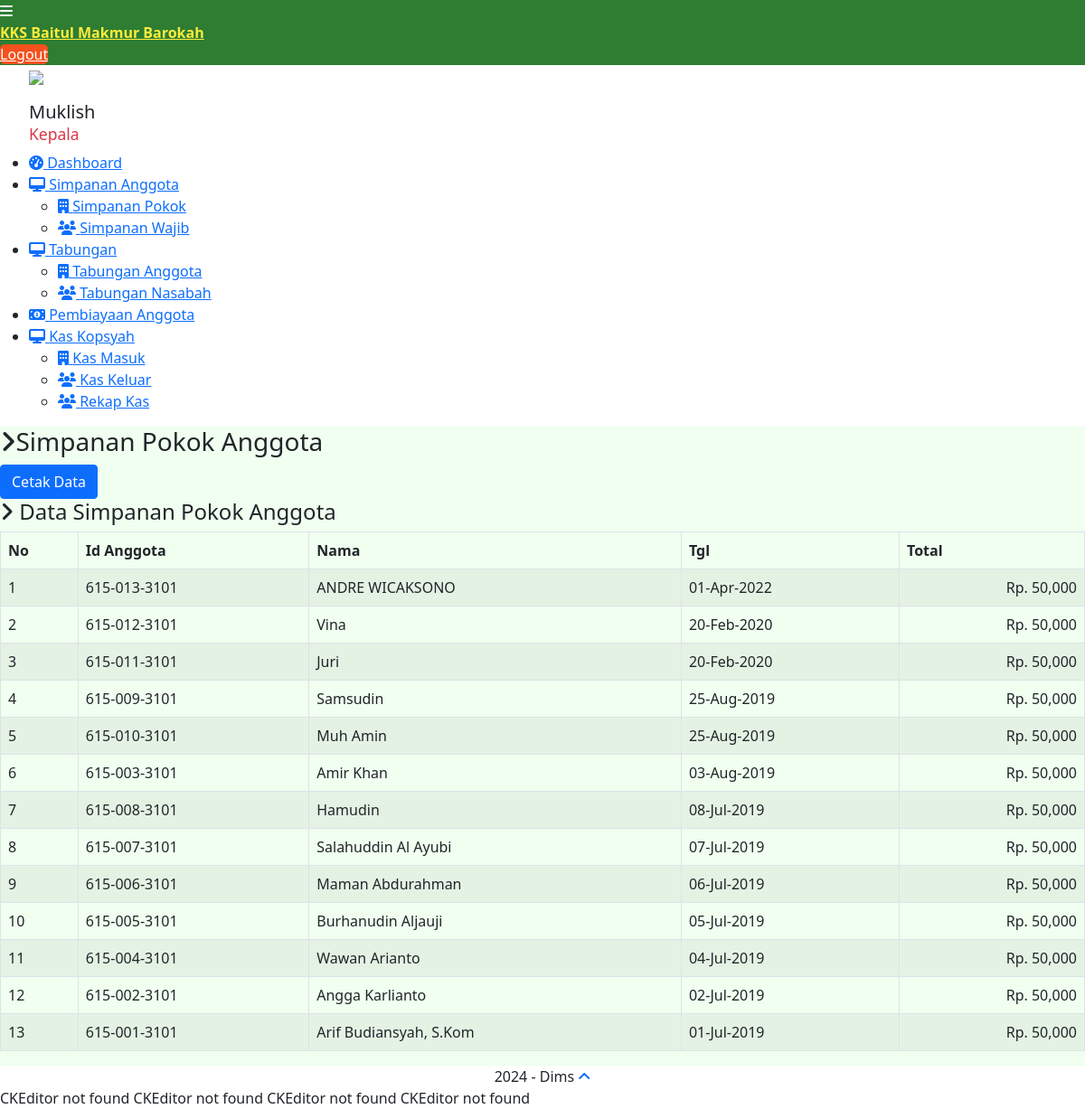
/admin/dashboard/index.php?page=simpanan_pokok (signed in), run on the app's committed database.
### tables this page shows
CREATE TABLE `simpanan_anggota` (
  `id_simpanan_anggota` int(11) NOT NULL,
  `id_anggota` varchar(20) NOT NULL,
  `id_produk` int(11) NOT NULL,
  `jumlah` int(11) NOT NULL,
  `periode_bulan` varchar(15) NOT NULL,
  `periode_tahun` varchar(5) NOT NULL,
  `Tglsetor` date NOT NULL
);

CREATE TABLE `anggota` (
  `id_anggota` varchar(20) NOT NULL,
  `nama_lengkap` varchar(100) NOT NULL,
  `nama_panggilan` varchar(50) NOT NULL,
  `nik` varchar(20) NOT NULL,
  `alamat` text NOT NULL,
  `telp_rumah` varchar(20) NOT NULL,
  `no_hp` varchar(20) NOT NULL,
  `pekerjaan` varchar(150) NOT NULL,
  `jenis_kelamin` enum('Perempuan','Laki-laki') NOT NULL,
  `status_kawin` enum('Belum Menikah','Menikah','Janda','Duda') NOT NULL,
  `email_anggota` varchar(120) NOT NULL,
  `username` varchar(120) NOT NULL,
  `pass_anggota` varchar(110) NOT NULL,
  `tgl_daftar` date NOT NULL
);

### admin/dashboard/simpanan_pokok/list.php (the view, shortened to what this page needs)
<h3><i class="fa fa-angle-right"></i>Simpanan Pokok Anggota</h3>
<div class="row mt">
	<div class="col-lg-12">
		<div class="content-panel">
			<div class="pull-right" style="margin-right: 5px">
        <?php if($_SESSION['level_admin'] == 'Kepala' ) { ?>
          <a href="javascript:void(0)" onclick="$('#ubah_alamat').modal()" class="btn btn-primary btn-xs" title="Laporan Keuangan">Cetak Data</a><br>
        <?php } ?>
      </div>
      <h4><i class="fa fa-angle-right"></i> Data Simpanan Pokok Anggota</h4>
      <section id="unseen">
        <table class="table table-bordered table-striped" id="Datatables">
          <thead>
            <tr>
             <th>No</th>
             <th>Id Anggota</th>
             <th>Nama</th>
             <th>Tgl</th>
             <th>Total</th>
          </tr>
        </thead>
        <tbody>
          <?php
          $no = 1;
          $sql_simpanan_anggota = mysqli_query($con,"SELECT * FROM simpanan_anggota INNER JOIN anggota on simpanan_anggota.id_anggota = anggota.id_anggota INNER JOIN produk_bmt ON simpanan_anggota.id_produk = produk_bmt.id_produk WHERE produk_bmt.nama_produk = 'Simpanan Pokok' ORDER BY Tglsetor DESC  ") or die (mysqli_error($con));
          while($data = mysqli_fetch_array($sql_simpanan_anggota)){
            ?>
            <tr>
              <td><?php echo $no++ ?></td>
              <td><?php echo $data['id_anggota'] ?></td>
              <td><?php echo $data['nama_lengkap'] ?></td>
              <td><?php echo date('d-M-Y', strtotime($data['Tglsetor'])) ?></td>
              <td align="right"><?php echo 'Rp. '.number_format($data['jumlah']) ?></td>
             </tr>
             <?php
           }
           ?>
         </tbody>
       </table>
     </section>
   </div>
 </div>
</div>

### data on the page
simpanan_anggota: id_anggota.id_anggota "615-013-3101", id_anggota.nama_lengkap "ANDRE WICAKSONO", Tglsetor "01-Apr-2022", jumlah "50,000"
simpanan_anggota: id_anggota.id_anggota "615-012-3101", id_anggota.nama_lengkap "Vina", Tglsetor "20-Feb-2020", jumlah "50,000"
simpanan_anggota: id_anggota.id_anggota "615-011-3101", id_anggota.nama_lengkap "Juri", Tglsetor "20-Feb-2020", jumlah "50,000"
simpanan_anggota: id_anggota.id_anggota "615-009-3101", id_anggota.nama_lengkap "Samsudin", Tglsetor "25-Aug-2019", jumlah "50,000"
simpanan_anggota: id_anggota.id_anggota "615-010-3101", id_anggota.nama_lengkap "Muh Amin", Tglsetor "25-Aug-2019", jumlah "50,000"
simpanan_anggota: id_anggota.id_anggota "615-003-3101", id_anggota.nama_lengkap "Amir Khan", Tglsetor "03-Aug-2019", jumlah "50,000"
simpanan_anggota: id_anggota.id_anggota "615-008-3101", id_anggota.nama_lengkap "Hamudin", Tglsetor "08-Jul-2019", jumlah "50,000"
simpanan_anggota: id_anggota.id_anggota "615-007-3101", id_anggota.nama_lengkap "Salahuddin Al Ayubi", Tglsetor "07-Jul-2019", jumlah "50,000"
simpanan_anggota: id_anggota.id_anggota "615-006-3101", id_anggota.nama_lengkap "Maman Abdurahman", Tglsetor "06-Jul-2019", jumlah "50,000"
simpanan_anggota: id_anggota.id_anggota "615-005-3101", id_anggota.nama_lengkap "Burhanudin Aljauji", Tglsetor "05-Jul-2019", jumlah "50,000"
simpanan_anggota: id_anggota.id_anggota "615-004-3101", id_anggota.nama_lengkap "Wawan Arianto", Tglsetor "04-Jul-2019", jumlah "50,000"
simpanan_anggota: id_anggota.id_anggota "615-002-3101", id_anggota.nama_lengkap "Angga Karlianto", Tglsetor "02-Jul-2019", jumlah "50,000"
simpanan_anggota: id_anggota.id_anggota "615-001-3101", id_anggota.nama_lengkap "Arif Budiansyah, S.Kom", Tglsetor "01-Jul-2019", jumlah "50,000"

### other printed values
$_SESSION['nama_admin'] "Muklish"
$_SESSION['level_admin'] "Kepala"
